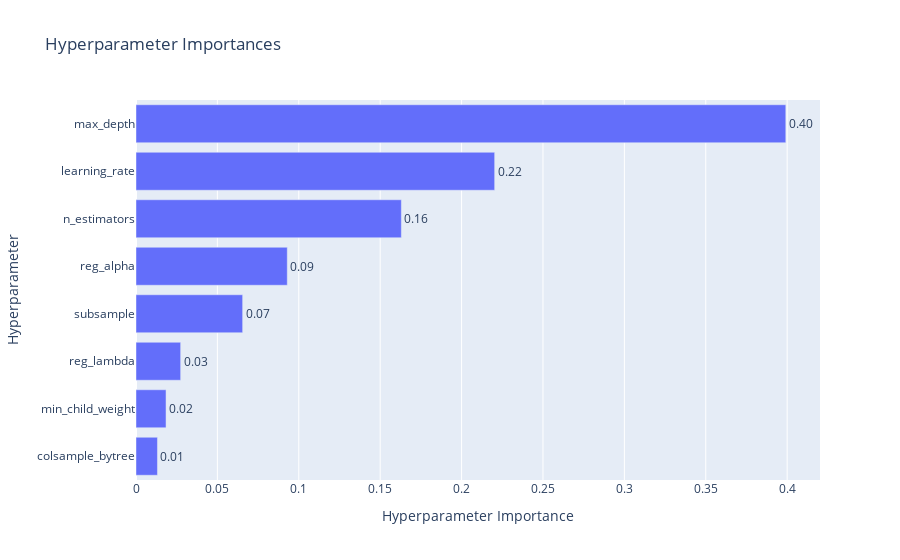

Notebook source saved alongside this figure:
### Code cell
optuna.visualization.plot_param_importances(study)

### Figure 1 — Plotly figure (JSON) as saved in the notebook; plotly's stock layout.template omitted (floating-point values rounded to 4 significant figures)
{"data": [{"cliponaxis": false, "hovertemplate": ["colsample_bytree (FloatDistribution): 0.013182861279919796<extra></extra>", "min_child_weight (FloatDistribution): 0.018452845301424766<extra></extra>", "reg_lambda (FloatDistribution): 0.027429823084655084<extra></extra>", "subsample (FloatDistribution): 0.06551333818046065<extra></extra>", "reg_alpha (FloatDistribution): 0.09292155732201463<extra></extra>", "n_estimators (IntDistribution): 0.16300183371241506<extra></extra>", "learning_rate (FloatDistribution): 0.22033023445478706<extra></extra>", "max_depth (IntDistribution): 0.3991675066643231<extra></extra>"], "name": "Objective Value", "orientation": "h", "text": ["0.01", "0.02", "0.03", "0.07", "0.09", "0.16", "0.22", "0.40"], "textposition": "outside", "type": "bar", "x": [0.01318, 0.01845, 0.02743, 0.06551, 0.09292, 0.163, 0.2203, 0.3992], "y": ["colsample_bytree", "min_child_weight", "reg_lambda", "subsample", "reg_alpha", "n_estimators", "learning_rate", "max_depth"]}], "layout": {"title": {"text": "Hyperparameter Importances"}, "xaxis": {"title": {"text": "Hyperparameter Importance"}}, "yaxis": {"title": {"text": "Hyperparameter"}}}}
